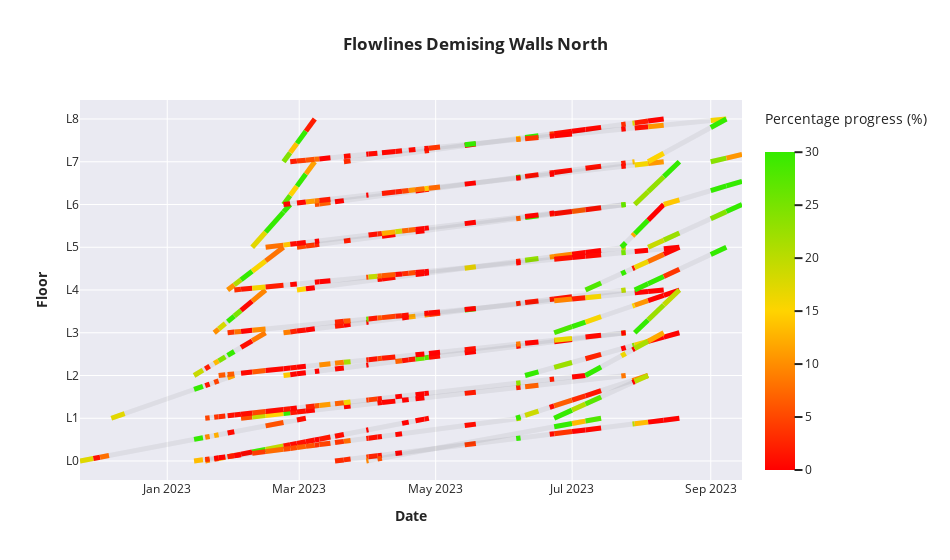

The notebook cell this image was saved under:
### Code cell
#Create colorscale
custom_colorscale = [
    [0, "#ff0000"],
    [15, "#ffd400"], 
    [30,"#34eb00"]
]

fig = px.line(labels={'x': 'Date', 'y': 'Floor'}, 
              title='<b>Flowlines Demising Walls North<b>',
              template='seaborn')

WPfig1 = px.line()
WPfig2 = px.line()
WPfig3 = px.line()
WPfig4 = px.line()
WPfig5 = px.line()
WPfig6 = px.line()
WPfig1projection = px.line()
WPfig2projection = px.line()
WPfig3projection = px.line()
WPfig4projection = px.line()
WPfig5projection = px.line()
WPfig6projection = px.line()

figadditivessth = [WPfig1, WPfig2, WPfig3, WPfig4, WPfig5, WPfig6]
figadditivessthprojection = [WPfig1projection, WPfig2projection, WPfig3projection, 
                             WPfig4projection, WPfig5projection, WPfig6projection]

k = 0

while k < 6:

    data = pd.DataFrame({
        'x': np.concatenate([np.array([interest_floors_dates[j][0], datereadjust(interest_floors_dates[j][1]), None]) for j in range(k, southfloornamelen*6, len(set([i[2] for i in south_wp_dates])))]).tolist(),
        'y': np.concatenate([np.array([int((j)/len(set([i[2] for i in south_wp_dates]))), int((j)/len(set([i[2] for i in south_wp_dates])))+progress_gradients[j], None]) for j in range(k, southfloornamelen*6, len(set([i[2] for i in south_wp_dates])))]).tolist()
    })
    figadditivessth[k].add_trace(px.line(data, x='x', y = 'y', color_discrete_sequence=['black']).data[0])
    figadditivessth[k].update_traces(opacity = 0.05, hoverinfo = 'none', hovertemplate = None)
    #figadditivessth[k].update_layout(hovermode = False)
    
    for j in range(k, southfloornamelen*len(set([i[2] for i in south_wp_dates])), len(set([i[2] for i in south_wp_dates]))):

        if interest_floors_progress[j] == [[None, None]]:
            pass

        else:

            gradient_factor = 1

            if interest_floors_progress[j][-1][-1] < 95:
                
                gradient_factor = progress_gradients[j]
                figadditivessthprojection[k].add_trace(px.line(x = list([datereadjust(interest_floors_dates[j][1]), interest_floors_Dates[j][1], None]), 
                                      y = list([(j-k)/6+gradient_factor,(j-k)/6+1, None]), color_discrete_sequence = ['black']).data[0])
                #Update hovertext
                figadditivessthprojection[k].update_traces(hoverinfo = 'none', hovertemplate = None)
                figadditivessthprojection[k].update_traces(opacity = 0.05)

            #Generate initial/final dates per week and their progress
            floordates = np.array([[i[1], datereadjust(i[2]), None] for i in interest_floors_progress[j]])
            floornum = np.array([[(j-k)/6+gradient_factor*(datetime.combine(i[1], Time)-datetime.combine(interest_floors_progress[j][0][1], Time))/(datereadjust(interest_floors_progress[j][-1][2])-datetime.combine(interest_floors_progress[j][0][1], Time)),
                          (j-k)/6+gradient_factor*(datereadjust(i[2])-datetime.combine(interest_floors_progress[j][0][1], Time))/(datereadjust(interest_floors_progress[j][-1][2])-datetime.combine(interest_floors_progress[j][0][1], Time)), 
                          None] for i in interest_floors_progress[j]])
            floorcolor = np.array([[i[0], i[0], i[0]] for i in interest_floors_progress[j]])

            #Color workout array to simulate the continuous scenario
            color_discrete_sequence=np.array([[color_interpolation(custom_colorscale, i[0]),
                                       color_interpolation(custom_colorscale, i[0]),
                                       color_interpolation(custom_colorscale, i[0])
                                       ] for i in interest_floors_progress[j]])
            
            customdata0 = np.concatenate(np.array([[i[1], i[1], None] for i in interest_floors_progress[j]])).tolist()
            customdata1 = np.concatenate(np.array([[i[2]-timedelta(days=1), i[2]-timedelta(days=1), None] for i in interest_floors_progress[j]])).tolist()
            customdata2 = np.concatenate(floorcolor).tolist()
            customdata3 = np.concatenate(np.array([[i[3], i[4], None] for i in interest_floors_progress[j]])).tolist()
            customdata4 = np.concatenate(np.array([['L'+str(int(1+(j-k)/6)), 'L'+str(int(1+(j-k)/6)), None] for i in interest_floors_progress[j]])).tolist()

            # Define custom hover text for each bar in each set
            custom_hover_text = ['Date Range: '+str(customdata0[i])+' to '+str(customdata1[i])+' <br>Cumulative Progress: '+str(np.round(customdata3[i], 2))+'% <br>Level: '+str(customdata4[i]) if i%3 == 0 
                                    else 'Date Range: '+str(customdata0[i])+' to '+str(customdata1[i])+'<br>Progress in period: '+
                                                           str(np.round(customdata2[i], 2))+'% <br>Cumulative Progress: '+str(np.round(customdata3[i], 2))+'% <br>Level: '+str(customdata4[i]) if i%3 == 1
                                                           else None for i in range(len(customdata0))]
    
            #Show dataframe
            data1 = pd.DataFrame({
            'x': np.concatenate(floordates).tolist(),
            'y': np.concatenate(floornum).tolist(),
            'Number': np.concatenate(floorcolor).tolist(),
            'customdata': custom_hover_text
            })

            custom_hover_text = ['customdata']
    
            #Create color map for discrete sequence
            color_map = {} 

            for i in range(len(interest_floors_progress[j])):
        
                color_map.update({interest_floors_progress[j][i][0]: np.concatenate(color_discrete_sequence)[3*i]})

            #Add data of the flowlines

            fig1 = px.line(data1, x='x', y='y',
                  #hover_data = {'Number': ':.2f'},
                  color = 'Number',
                  color_discrete_map=color_map,
                  labels={'x': 'Date', 'y': 'Floor'},
                  range_x = [np.concatenate(floordates)[0]-timedelta(days = 5), np.concatenate(floordates)[-2]+timedelta(days = 5)],
                  hover_data = custom_hover_text)
            
            #Update hovertext
            fig1.update_traces(
                hovertemplate='%{customdata[0]}',
            )

            for i in range(len(fig1.data)):
                figadditivessth[k].add_trace(fig1.data[i])
            
    #for i in range(len(figadditivessthprojection[k].data)):
     #   fig.add_trace(figadditivessthprojection[k].data[i])
    
    for i in range(len(figadditivessth[k].data)):
        figadditivessth[k].data[i].name = ''
        fig.add_trace(figadditivessth[k].data[i])

    k += 1

fig.update_layout(showlegend = False)

#Creating the colorscale
fig.add_trace(px.scatter(x=[None, None, None], y=[None, None, None], 
                         color=[0, custom_colorscale[1][0], custom_colorscale[2][0]], 
                         range_color = [0, custom_colorscale[2][0]]).data[0])
#Update size of plot
fig.update_layout(height=560, width=950)
#Thicken the lines to seem as 'bars'
fig.update_traces(line=dict(width=5))
# Update colorbar title and scale
fig.update_coloraxes(colorbar_title='Percentage progress (%)<br> <br>', colorbar_title_side = 'top', colorscale = [[0, 'rgb(255,0,0)'], [custom_colorscale[1][0]/custom_colorscale[2][0], 'rgb(255,212,0)'], [1, 'rgb(52,235,0)']])
fig.update_layout(xaxis_title="<b>Date<b>", yaxis_title="<b>Floor<b>")
#Ticks for yaxis
fig.update_layout(yaxis = dict(tickmode='array', tickvals = [i for i in range(southfloornamelen+1)], 
                               ticktext = ['L' + str(i) for i in range(southfloornamelen+1)]))

fig.show()
